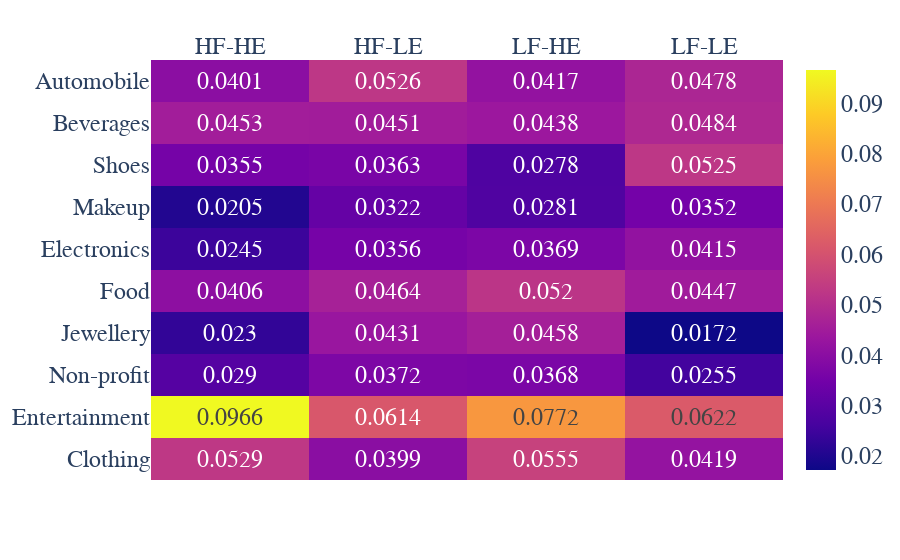

Write notebook code for a chart like this one.
### Code cell
import plotly.express as px

# Define the x-axis and y-axis labels
x = ['HF-HE', 'HF-LE', 'LF-HE', 'LF-LE']
y = ['Automobile', 'Beverages', 'Shoes', 'Makeup', 'Electronics', 'Food', 'Jewellery', 'Non-profit', 'Entertainment', 'Clothing']

# Define the data for the heatmap based on the provided table
z = [
    [0.0401, 0.0526, 0.0417, 0.0478],  # Automobile
    [0.0453, 0.0451, 0.0438, 0.0484],  # Beverages
    [0.0355, 0.0363, 0.0278, 0.0525],  # Shoes
    [0.0205, 0.0322, 0.0281, 0.0352],  # Makeup
    [0.0245, 0.0356, 0.0369, 0.0415],  # Electronics
    [0.0406, 0.0464, 0.0520, 0.0447],  # Food
    [0.0230, 0.0431, 0.0458, 0.0172],  # Jewellery
    [0.0290, 0.0372, 0.0368, 0.0255],  # Non-profit
    [0.0966, 0.0614, 0.0772, 0.0622],  # Entertainment
    [0.0529, 0.0399, 0.0555, 0.0419],  # Clothing
]

fig = px.imshow(z, x=x, y=y, aspect="auto", text_auto=True)
fig.update_xaxes(side="top")

# Update the font size for annotations
fig.update_traces(textfont_size=24)

# Update the font size for axes
fig.update_layout(
    font=dict(size=24,  family="Arial Black")  # Adjust the size value as needed
    # font=dict(size=26,  family="Calibri Bold")  # Adjust the size value as needed
)

fig.show()

### Figure 1 — Plotly figure (JSON) as saved in the notebook; plotly's stock layout.template omitted (floating-point values rounded to 4 significant figures)
{"data": [{"coloraxis": "coloraxis", "hovertemplate": "x: %{x}<br>y: %{y}<br>color: %{z}<extra></extra>", "name": "0", "textfont": {"size": 24}, "texttemplate": "%{z}", "type": "heatmap", "x": ["HF-HE", "HF-LE", "LF-HE", "LF-LE"], "xaxis": "x", "y": ["Automobile", "Beverages", "Shoes", "Makeup", "Electronics", "Food", "Jewellery", "Non-profit", "Entertainment", "Clothing"], "yaxis": "y", "z": [[0.0401, 0.0526, 0.0417, 0.0478], [0.0453, 0.0451, 0.0438, 0.0484], [0.0355, 0.0363, 0.0278, 0.0525], [0.0205, 0.0322, 0.0281, 0.0352], [0.0245, 0.0356, 0.0369, 0.0415], [0.0406, 0.0464, 0.052, 0.0447], [0.023, 0.0431, 0.0458, 0.0172], [0.029, 0.0372, 0.0368, 0.0255], [0.0966, 0.0614, 0.0772, 0.0622], [0.0529, 0.0399, 0.0555, 0.0419]]}], "layout": {"coloraxis": {"colorscale": [[0, "#0d0887"], [0.1111, "#46039f"], [0.2222, "#7201a8"], [0.3333, "#9c179e"], [0.4444, "#bd3786"], [0.5556, "#d8576b"], [0.6667, "#ed7953"], [0.7778, "#fb9f3a"], [0.8889, "#fdca26"], [1, "#f0f921"]]}, "font": {"family": "Arial Black", "size": 24}, "margin": {"t": 60}, "xaxis": {"anchor": "y", "domain": [0, 1], "side": "top"}, "yaxis": {"anchor": "x", "autorange": "reversed", "domain": [0, 1]}}}
